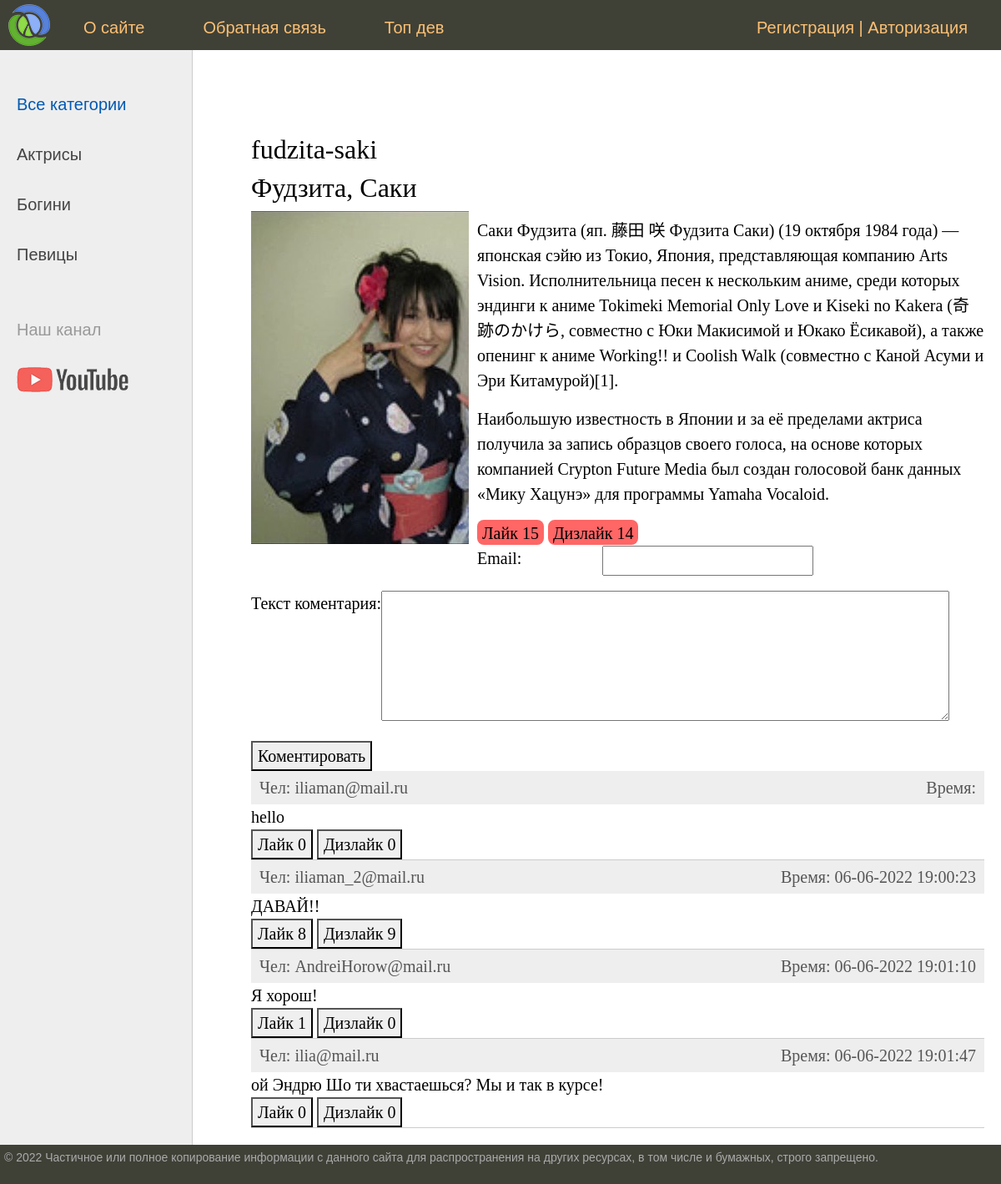
Page /post/fudzita-saki on the earlier database version.
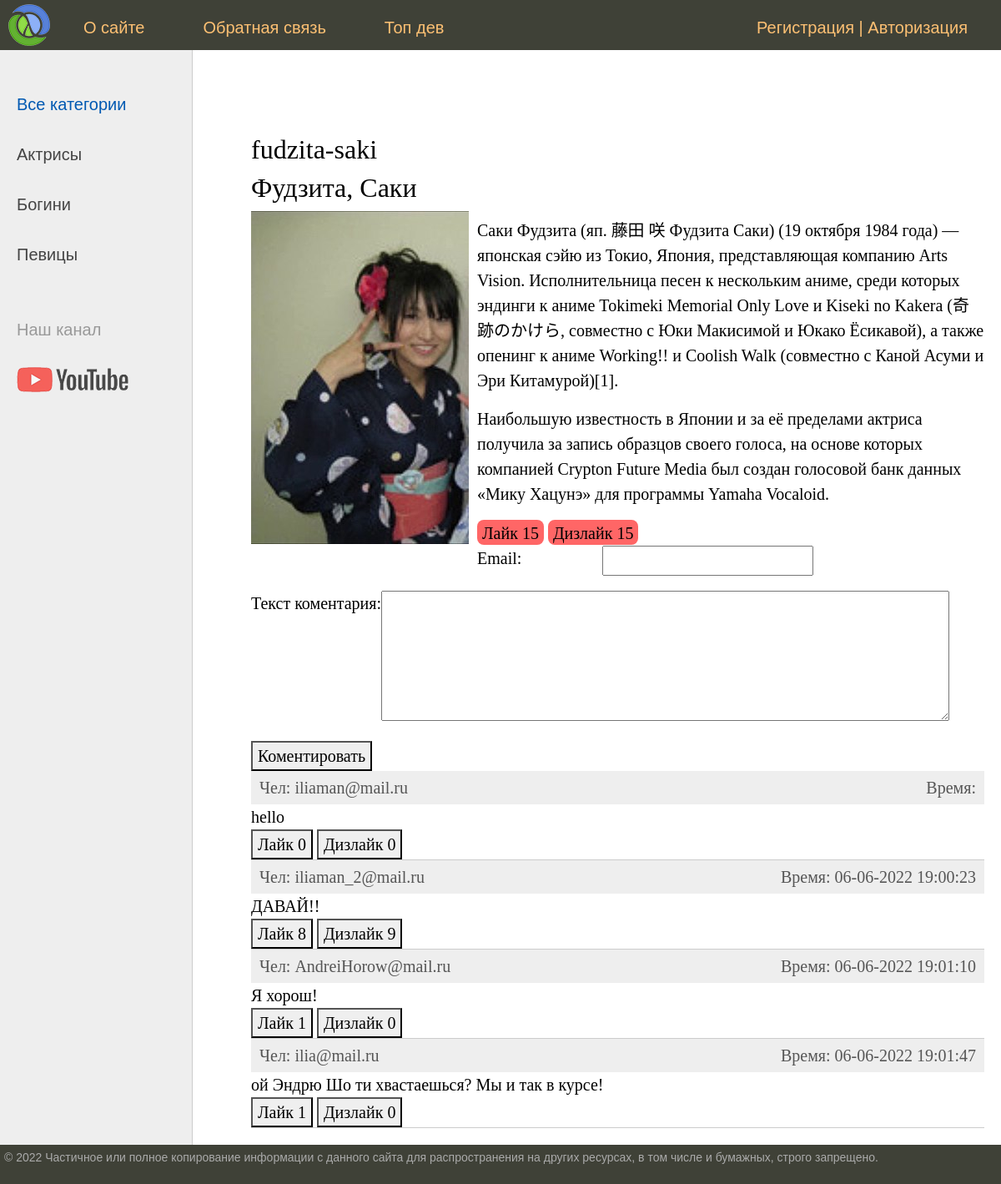
Same page on the later database version.
### women/models.py (models this page shows, shortened)
class Women(models.Model):
    title = models.CharField(max_length=255, verbose_name='Заголовок')
    slug = models.SlugField(max_length=255, unique=True, db_index=True, verbose_name='URL')
    content = models.TextField(blank=True, verbose_name='Текст статьи')
    photo = models.ImageField(upload_to="photos/%Y/%m/%d/", verbose_name='Фото')
    time_create = models.DateTimeField(auto_now_add=True, verbose_name='Время создания')
    time_update = models.DateTimeField(auto_now=True, verbose_name='Время изменения')
    like = models.IntegerField(default=0, verbose_name='Лайки')
    dislike = models.IntegerField(default=0, verbose_name='Дизлайки')
    is_published = models.BooleanField(default=True, verbose_name='Публикация')
    cat = models.ForeignKey('Category', on_delete=models.PROTECT, verbose_name='Категория')
    def __str__(self):
        return self.title
    class Meta:
        verbose_name = 'Известные женщины'
        verbose_name_plural = 'Известные женщины'
        ordering = ['time_create', 'title']

class Comment(models.Model):
    email = models.CharField(max_length=50, verbose_name='Email')
    content = models.TextField(blank=True, verbose_name='Текст коментария')
    time_create = models.DateTimeField(auto_now_add=True, verbose_name='Время публикации')
    like = models.IntegerField(default=0, verbose_name='Лайки')
    dislike = models.IntegerField(default=0, verbose_name='Дизлайки')
    post = models.ForeignKey('Women', on_delete=models.PROTECT, verbose_name='Пост')

### women/views.py (the view)
# urls.py: path('post/<slug:post_slug>', ShowPost.as_view(), name='post'),
class ShowPost(DataMixin, DetailView):
    model = Women
    template_name = 'women/post.html'
    slug_url_kwarg = 'post_slug'
    context_object_name = 'post'
    def get_context_data(self, *, object_list=None, **kwargs):
        context = super().get_context_data(**kwargs)
        context['form_comment'] = AddCommentForm
        post = context['post']
        c_def = self.get_user_context(title=context['post'], comments=Comment.objects.filter(post=post.pk))
        return dict(**context, **c_def)

### women/models.py (called while the page is built)
    def get_absolute_url(self):
        return reverse('category', kwargs={'cat_slug': self.slug})

### women/templatetags/women_tags.py (called while the page is built)
@register.inclusion_tag('usertags/list_categories.html')
def show_categories(sort=None, cat_selected=None):
    if not sort:
        cats = Category.objects.all()
    else:
        cats = Category.objects.order_by(sort)
    return {"cats": cats, "cat_selected": cat_selected}

### women/utils.py (called while the page is built)
    def get_user_context(self, **kwargs):
        context = kwargs
        user_menu = menu.copy()
        if not self.request.user.is_authenticated:
            user_menu.pop(1)
            context['login_form'] = LoginUserForm
        context['menu'] = user_menu
        if 'cat_selected' not in context:
            context['cat_selected'] = 0
        return context

### women/templates/women/post.html (shortened to what this page needs)
{% extends 'women/base.html' %}
{% load static %}
{% block content %}
    <h1>{{ post.slug }}</h1>
    <h1>{{ post.title }}</h1>
    {% if post.photo %}
        <p><img class="img-article-left" src="{{ post.photo.url }}"></p>
    {% endif %}
    {{ post.content|linebreaks }}
        <button class="like" id="like" name="like" value={{ post.like }} data-likes="10">Лайк {{ post.like }}</button>
        <button class="like" id="dislike" name="dislike" value={{ post.dislike }}>Дизлайк {{ post.dislike }}</button>
    <form action="" method="post">
        {% for f in form_comment %}
            <p><label class="form-label" for="{{ f.id_for_label }}">{{f.label}}: </label>{{ f }}</p>
        {% endfor %}
        <button type="submit" name="comment">Коментировать</button>
    </form>
    <ul class="list-comment">
        {% for coment in comments %}
            <li>
                <div class="comment-panel">
                    <p class="first">Чел: {{ coment.email }}</p>
                    <p class="last">Время: {{ coment.time_create|date:"d-m-Y H:i:s" }}</p>
                </div>
                {{ coment.content }}
                    <button class="comment_like" id="comment_like {{ coment.pk }}" name="comment_like {{ coment.pk }}" value={{ coment.pk }} data-likes={{ coment.like }}>Лайк {{ coment.like }}</button>
                    <button class="comment_dislike" id="comment_dislike {{ coment.pk }}" name="comment_dislike {{ coment.pk }}" value={{ coment.pk }} data-dislikes={{ coment.dislike }}>Дизлайк {{ coment.dislike }}</button>
            </li>
        {% endfor %}
    </ul>
{% endblock %}

Differences in the rows shown:
changed Women "fudzita-saki": dislike "14" → "15"
changed Comment "ilia@mail.ru": like "0" → "1"
